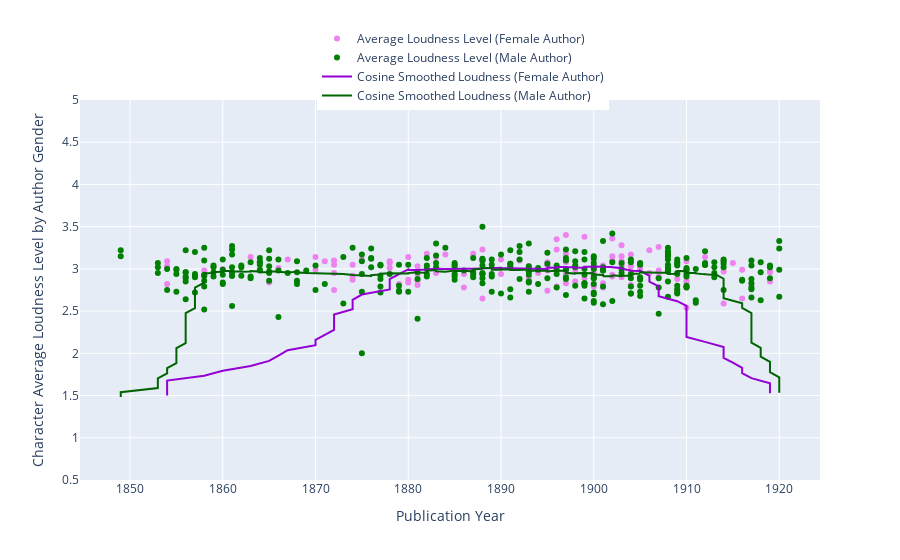

This figure's notebook cell:
### Code cell
# This is a nice one! 


import plotly.graph_objects as go

# Sort the DataFrame by 'text_used_date' column
df_sorted_by_publication_year_female = df_female.sort_values(by='text_used_date')
df_sorted_by_publication_year_male = df_male.sort_values(by='text_used_date')

# Calculate cosine smoothed loudness values for females
window_size = 50  # Define the window size for cosine smoothing
cosine_smoothed_loudness_female = np.convolve(df_sorted_by_publication_year_female['character_avg_loudness'], np.ones(window_size)/window_size, mode='same')

# Calculate cosine smoothed loudness values for males
cosine_smoothed_loudness_male = np.convolve(df_sorted_by_publication_year_male['character_avg_loudness'], np.ones(window_size)/window_size, mode='same')

# Create scatter plot for loudness for females
scatter_female = go.Scatter(x=df_sorted_by_publication_year_female['text_used_date'], 
                            y=df_sorted_by_publication_year_female['character_avg_loudness'],
                            mode='markers',
                            marker=dict(color='violet'),
                            name='Average Loudness Level (Female Author)',
                            text=df_sorted_by_publication_year_female['filename'],  # Hover text
                            hoverinfo='text')

# Create scatter plot for loudness for males
scatter_male = go.Scatter(x=df_sorted_by_publication_year_male['text_used_date'], 
                          y=df_sorted_by_publication_year_male['character_avg_loudness'],
                          mode='markers',
                          marker=dict(color='green'),
                          name='Average Loudness Level (Male Author)',
                          text=df_sorted_by_publication_year_male['filename'],  # Hover text
                          hoverinfo='text')

# Create line plot for cosine smoothed loudness for females
line_smoothed_female = go.Scatter(x=df_sorted_by_publication_year_female['text_used_date'], 
                                  y=cosine_smoothed_loudness_female,
                                  mode='lines',
                                  line=dict(color='darkviolet', width=2),
                                  name='Cosine Smoothed Loudness (Female Author)')

# Create line plot for cosine smoothed loudness for males
line_smoothed_male = go.Scatter(x=df_sorted_by_publication_year_male['text_used_date'], 
                                y=cosine_smoothed_loudness_male,
                                mode='lines',
                                line=dict(color='darkgreen', width=2),
                                name='Cosine Smoothed Loudness (Male Author)')

# Create layout
layout = go.Layout(xaxis=dict(title='Publication Year'),
                   yaxis=dict(title='Character Average Loudness Level by Author Gender', range=[0.5, 5]),
                   hovermode='closest',
                   legend=dict(x=0.5, y=1.2, orientation='h'))

# Create figure
fig = go.Figure(data=[scatter_female, scatter_male, line_smoothed_female, line_smoothed_male], layout=layout)

# Show plot
fig.show()

# Export as PNG with high resolution for print
fig.write_image("/Users/sguhr/Desktop/Diss_notebooks/Diss_data_visualization/CharacterALoudness_theme-d-prose_female_male_smoothed_mdeium_res3.png", scale=10)

# Export as HTML
fig.write_html("/Users/sguhr/Desktop/Diss_notebooks/Diss_data_visualization/CharacterALoudness_theme-d-prose_female_male_smoothed_high_res3.html")

### Figure 1 — Plotly figure (JSON) as saved in the notebook; plotly's stock layout.template omitted (floating-point values rounded to 4 significant figures; data arrays with more than 128 entries replaced by an {"elided": "..."} marker saying what was removed)
{"data": [{"hoverinfo": "text", "marker": {"color": "violet"}, "mode": "markers", "name": "Average Loudness Level (Female Author)", "text": ["Wildermuth_Ottilie_Geschichten_aus_Schwaben_Die_Jammerbase", "Wildermuth_Ottilie_Geschichten_aus_Schwaben_Eine_alter_Jungfer", "Wildermuth_Ottilie_Geschichten_aus_Schwaben_Der_alte_Frey", "Wildermuth_Ottilie_Geschichten_aus_Schwaben_Das_erfolgreiche_Conzert", "von_Schorn_Henriette_Kind_und_Kindeskind", "Wildermuth_Ottilie_Onkel_Gottliebs_Jugendliebe", "Lewald_Fanny_Der_Letzte_seines_Stammes", "Ernesti_Louise_Friesenliebe", "Marlitt_Eugenie_Blaubart", "Marlitt_Eugenie_Das_Geheimnis_der_alten_Mamsell", "von_Eschstruth_Nataly_Die_Erlkoenigin", "Wildermuth_Ottilie_Der_Peterli_von_Emmental", "von_Francois_Louise_Die_letzte_Reckenburgerin", "Jarke_Franziska_Und_er_soll_Dein_Herr_sein", "Buerstenbinder_Elisabeth_Am_Altar", "Messerer_Therese_Beim_Alten_am_Sulzberg", "Linz_Amelie_Ein_Orangenzweig", "Zedelius_Marie_Ein_unheilvoller_Augenblick", "Buerstenbinder_Elisabeth_Gesprengte_Fesseln", "Louran_Hermine_Fliederzweige", "von_Hillern_Wilhemine_Die_Geier-Wally", "Behrens_Bertha_Aus_dem_Leben_meiner_alten_Freundin", "Spyri_Johanna_Wie_Wiselis_Weg", "Behrens_Bertha_Lumpenmuellers_Lieschen", "von_Ebner-Eschenbach_Marie_Ein_kleiner_Roman", "Behrens_Bertha_Unverstanden", "Spyri_Johanna_Heidis_Lehr-_und_Wanderjahre", "Spyri_Johanna_Im_Rhonetal", "Marlitt_Eugenie_Amtmanns_Magd", "von_Reuss_Zoe_Der_schwarze_Fritz", "von_Francois_Louise_Phosphorus_Hollunder", "Spyri_Johanna_Heidi_kann_brauchen", "von_Suttner_Bertha_Ketten_und_Verkettungen", "Zedelius_Marie_ Die_befreite_Psyche", "von_Ebner-Eschenbach_Marie_Nach_dem_Tode", "Christen_Ada_Der_einsame_Spatz", "von_Rhoden_Emmy_Der_Trotzkopf", "Buerstenbinder_Elisabeth_Adlerflug", "von_Ebner-Eschenbach_Marie_Ihr_Traum", "Frapan_Ilse_Die_Last", "Arnold_Hans_Amicitia", "Marlitt_Eugenie_Das_Eulenhaus", "Boehlau_Helene_Ratsmaedelgeschichten", "Buerstenbinder_Elisabeth_Flammenzeichen", "Frapan_Ilse_Thedche_Bolzen", "Frapan_Ilse_Bittersuess_Frauenliebe", "Christen_Ada_Jungfer_Mutter", "Villinger_Hermine_Aus_unserer_Zeit_Aus_dem_Fexenreich", "Villinger_Hermine_Aus_unserer_Zeit_Die_Bas", "von_Buelow_Frieda_Die_schoensten_Novellen_Lass_mich_nun_vergessen", "Wildhagen_Else_Aus_Trotzkopfs_Ehe", "Reuter_Gabriele_Aus_guter_Familie", "Bernhard_Marie_Buen_Retiro", "Frapan_Ilse_Fluegel_auf_Der_erste_Blick_hinter_die_Coulissen", "Frapan_Ilse_Fluegel_auf_Liebesmuehen", "Niese_Charlotte_Geschichten_aus_Corisande_Die_Geschichte_des_Etatsrats", "Janitschek_Maria_Ninive", "Dohm_Hedwig_Sibilla_Dalmar", "Boehlau_Helene_Altweimarische_Liebesgeschichten_Im_alten_Roedchen", "Merk_Emma_Aus_Mitleid", "Bernhard_Marie_Onkel_Zigeuner", "Janitschek_Maria_Das_kleine_Huendchen", "Viebig_Clara_Die_Cigarrenarbeiterin", "Viebig_Clara_Der_Osterquell", "zu_Reventlow_Franziska_Das_graefliche_Milchgeschaeft", "Anklam_Louise_Kindergeschichten_Der_Weihnachtsabend", "Anklam_Louise_Kindergeschichten_Der_Herr_Kaiser", "Kirschner_Lola_Vollmondzauber", "Georgy_Ernst_Aus_den_Memoiren", "Janitschek_Maria_Liebeswunder", "Wildermuth_Ottilie_Die_alte_Freundin_Auf_Schloss_Solingen", "Merk_Emma_Die_ersehnte_Stunde", "Sapper_Agnes_Das_kleine_Dummerle_Mutter_und_Tochter", "Sapper_Agnes_Das_kleine_Dummerle_Ein_geplagter_Mann", "Sapper_Agnes_Das_kleine_Dummerle_Das_kleine_Dummerle", "Janitschek_Maria_Hysterie", "Janitschek_Maria_Das_neue_Weib", "Pappenheim_Bertha_Erzaehlungen_Ein_Schwaechling", "von_Eschstruth_Nataly_Die_Baeren_von_Hohen-Esp", "von_Eschstruth_Nataly_Der_verlorene_Sohn", "Meisel-Hess_Grete_Suchende_Seelen_Die_Luege", "Meisel-Hess_Grete_Suchende_Seelen_Das_Leid", "zu_Reventlow_Franziska_Ellen_Olestjerne", "Duncker_Dora_Lottes_Glueck", "von_Suttner_Bertha_Marthas_Kinder", "Meisel-Hess_Grete_Suchende_Seelen_Krisis", "Kirschner_Lola_Im_gewohnten_Geleis", "Behrens_Bertha_Alte_Liebe_und_anderes_Korl_Lorensen", "Behrens_Bertha_Alte_Liebe_und_anderes_Grossmutters_Kathrin", "Behrens_Bertha_Alte_Liebe_und_anderes_Alte_Liebe", "Duncker_Dora_Jugend", "von_Suttner_Bertha_Franzl_und_Mirzl", "Bindschedler_Ida_Die_Turnachkinder_im_Sommer", "Duncker_Dora_Die_Graue_Gasse", "Duncker_Dora_Unueberwindlich", "Duncker_Dora_Seine_Letzte", "Duncker_Dora_Gundula", "Rose_Felicitas_Heideschulmeister_Uwe_Karsten", "Villinger_Hermine_Die_Rebaechle", "Boehlau_Helene_Ein_Sommerbuch", "Wohlbrueck_Olga_Das_kleine_Glueck", "Niese_Charlotte_Es_war_gut_so", "Boy-Ed_Ida_Ein_koeniglicher_Kaufmann", "Rose_Felicitas_Kerlchen_als_Sorgen", "von_Ebner-Eschenbach_Marie_Der_Saeger", "Westkirch_Luise_Der_Todfeind", "Rie_Therese_Die_Liebende_Der_Narr", "Rie_Therese_Die_Liebende_Die_Liebende", "Niese_Charlotte_Der_verrueckte_Flinsheim", "Berend_Alice_Die_Braeutigame_der_Babette", "delle_Grazie_Marie_Eugenie_Das_Buch_der_Liebe", "Pappenheim_Bertha_Erzaehlungen_Der_Wunderrabbi", "zu_Reventlow_Franziska_Spiritismus", "Christ_Lena_Madam_Baeurin", "Bindschedler_Ida_Die_Leuenhofer", "Koch_Henny_Klein-Grosschen"], "type": "scatter", "x": [1854, 1854, 1854, 1854, 1858, 1860, 1863, 1865, 1866, 1867, 1870, 1870, 1871, 1872, 1872, 1872, 1872, 1874, 1874, 1874, 1875, 1878, 1878, 1878, 1879, 1880, 1880, 1880, 1881, 1881, 1881, 1881, 1882, 1883, 1883, 1884, 1885, 1886, 1886, 1887, 1888, 1888, 1888, 1890, 1890, 1891, 1892, 1893, 1893, 1893, 1894, 1895, 1895, 1895, 1895, 1896, 1896, 1896, 1897, 1897, 1897, 1897, 1897, 1897, 1897, 1898, 1898, 1899, 1899, 1900, 1900, 1900, 1901, 1901, 1901, 1902, 1902, 1902, 1902, 1902, 1903, 1903, 1903, 1903, 1903, 1903, 1904, 1904, 1904, 1904, 1905, 1905, 1906, 1906, 1907, 1907, 1907, 1909, 1910, 1910, 1910, 1910, 1910, 1910, 1910, 1912, 1914, 1914, 1914, 1915, 1916, 1916, 1917, 1919, 1919, 1919], "y": [3.01, 3.09, 3.03, 2.82, 2.98, 3.0, 3.14, 2.84, 3.01, 3.11, 3.14, 2.99, 3.09, 3.1, 2.75, 2.95, 3.05, 2.92, 3.05, 2.87, 3.11, 3.07, 3.09, 3.01, 2.82, 3.14, 2.87, 2.84, 2.81, 2.94, 2.86, 3.03, 3.18, 3.14, 2.95, 3.17, 2.93, 2.94, 2.78, 3.18, 3.23, 3.09, 2.65, 2.94, 3.11, 3.03, 3.1, 3.03, 2.9, 2.88, 2.95, 2.74, 3.08, 2.98, 3.04, 2.79, 3.35, 3.23, 3.08, 2.94, 3.4, 2.83, 3.09, 3.18, 2.98, 2.85, 2.98, 3.38, 2.89, 2.79, 3.0, 2.95, 2.78, 3.04, 2.83, 3.15, 2.93, 3.36, 3.1, 2.91, 3.01, 3.28, 3.15, 2.9, 3.05, 3.09, 2.97, 3.03, 2.81, 3.17, 3.03, 3.0, 3.22, 2.95, 2.98, 3.26, 2.91, 2.88, 2.96, 2.92, 3.09, 2.78, 2.84, 2.86, 2.54, 3.14, 2.97, 2.59, 3.1, 3.07, 2.65, 2.99, 2.81, 2.96, 2.85, 2.97]}, {"hoverinfo": "text", "marker": {"color": "green"}, "mode": "markers", "name": "Average Loudness Level (Male Author)", "text": {"elided": "309 str values"}, "type": "scatter", "x": {"elided": "309 int values"}, "y": {"elided": "309 float values"}}, {"line": {"color": "darkviolet", "width": 2}, "mode": "lines", "name": "Cosine Smoothed Loudness (Female Author)", "type": "scatter", "x": [1854, 1854, 1854, 1854, 1858, 1860, 1863, 1865, 1866, 1867, 1870, 1870, 1871, 1872, 1872, 1872, 1872, 1874, 1874, 1874, 1875, 1878, 1878, 1878, 1879, 1880, 1880, 1880, 1881, 1881, 1881, 1881, 1882, 1883, 1883, 1884, 1885, 1886, 1886, 1887, 1888, 1888, 1888, 1890, 1890, 1891, 1892, 1893, 1893, 1893, 1894, 1895, 1895, 1895, 1895, 1896, 1896, 1896, 1897, 1897, 1897, 1897, 1897, 1897, 1897, 1898, 1898, 1899, 1899, 1900, 1900, 1900, 1901, 1901, 1901, 1902, 1902, 1902, 1902, 1902, 1903, 1903, 1903, 1903, 1903, 1903, 1904, 1904, 1904, 1904, 1905, 1905, 1906, 1906, 1907, 1907, 1907, 1909, 1910, 1910, 1910, 1910, 1910, 1910, 1910, 1912, 1914, 1914, 1914, 1915, 1916, 1916, 1917, 1919, 1919, 1919], "y": [1.501, 1.564, 1.621, 1.678, 1.734, 1.793, 1.85, 1.911, 1.974, 2.037, 2.096, 2.159, 2.218, 2.277, 2.332, 2.396, 2.461, 2.522, 2.575, 2.634, 2.696, 2.757, 2.819, 2.88, 2.938, 2.995, 2.994, 2.987, 2.988, 2.991, 2.992, 2.988, 2.992, 3.0, 3.002, 2.998, 3.003, 3.0, 3.0, 3.002, 3.006, 3.004, 3.003, 3.012, 3.009, 3.007, 3.005, 3.003, 2.997, 2.997, 2.997, 2.998, 2.999, 3.009, 3.015, 3.014, 3.017, 3.022, 3.022, 3.017, 3.019, 3.017, 3.018, 3.02, 3.021, 3.02, 3.016, 3.015, 3.026, 3.026, 3.024, 3.028, 3.024, 3.021, 3.023, 3.023, 3.026, 3.027, 3.022, 3.02, 3.01, 3.017, 3.009, 2.996, 2.997, 2.999, 2.984, 2.988, 2.982, 2.978, 2.975, 2.977, 2.918, 2.85, 2.792, 2.737, 2.677, 2.618, 2.562, 2.501, 2.445, 2.382, 2.323, 2.256, 2.194, 2.136, 2.075, 2.01, 1.947, 1.889, 1.828, 1.766, 1.707, 1.646, 1.59, 1.526]}, {"line": {"color": "darkgreen", "width": 2}, "mode": "lines", "name": "Cosine Smoothed Loudness (Male Author)", "type": "scatter", "x": {"elided": "309 int values"}, "y": {"elided": "309 float values"}}], "layout": {"hovermode": "closest", "legend": {"orientation": "h", "x": 0.5, "y": 1.2}, "xaxis": {"title": {"text": "Publication Year"}}, "yaxis": {"range": [0.5, 5], "title": {"text": "Character Average Loudness Level by Author Gender"}}}}
